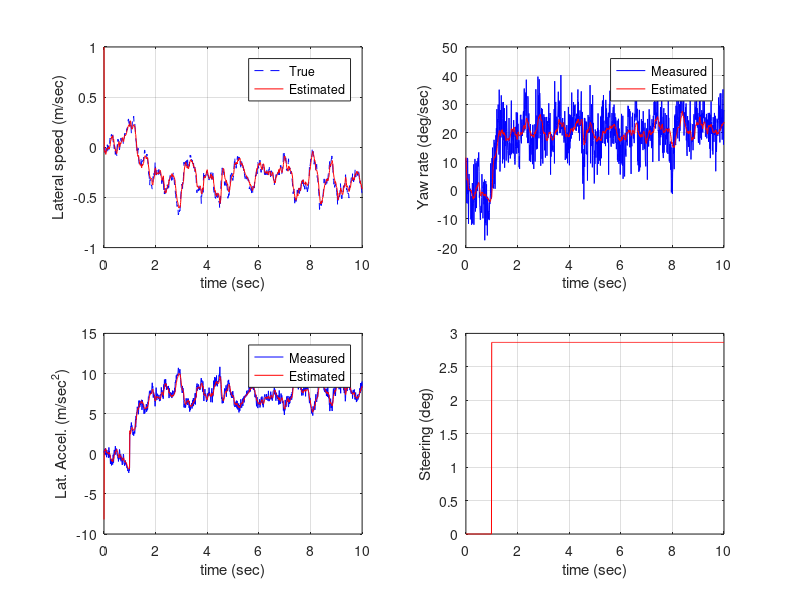

Write MATLAB code to recreate this figure.
%   칼만 필터. 상태 x = [횡속도 v; 요레이트 r], 측정 z = [r; ay]
%   (zeros 미리 확보 없이, 초기값을 직접 지정한 버전)
%% 차량 파라미터 (Lecture 4, 2DOF 모델)
a = 1.034;  b = 1.491;
m = 1573;   Iz = 2782.7;
Caf = 66366*2.2;  Car = 52812*2.2;
u0 = 20;

%% 연속 상태공간 -> 이산화
Ac = [-(Caf+Car)/(m*u0),      (b*Car-a*Caf)/(m*u0)-u0;
       (b*Car-a*Caf)/(Iz*u0), -(a^2*Caf+b^2*Car)/(Iz*u0)];
Bc = [Caf/m;
      a*Caf/Iz];
Cc = [0 1;
      Ac(1,:) + u0*[0 1]];
Dc = [0;
      Bc(1)];

Ts = 0.01;
sysd = c2d(ss(Ac,Bc,Cc,Dc), Ts, 'zoh');
Phi = sysd.A;   % Phi_{k-1}
Gam = sysd.B;   % Gamma_{k-1}
H   = sysd.C;   % H_k
Du  = sysd.D;

%% 노이즈 통계 (슬라이드 34: Q, R) / 초기 공분산
Q = diag([0.001 0.001]);
R = diag([0.01 0.1]);
P = diag([1 0.04]);      % 초기 추정오차 [1; 0.2]의 분산 = [1^2; 0.2^2]

t = 0:Ts:10;
N = length(t);

delta = zeros(1,N);      % 1초에 0.05 rad 스텝
delta(t >= 1) = 0.05;

%% 초기값 
x_true(:,1) = [0; 0];    % 진짜 차 : 직진 중 (횡속도 0, 요레이트 0)
x_est(:,1)  = [1; 0.2];  % 필터    : 일부러 틀린 초기 추정

z_meas(:,1) = H*x_true(:,1) + Du*delta(1) + chol(R,'lower')*randn(2,1);
% x_k = Phi*x_{k-1} + Gam*u_{k-1} + w_{k-1}   (True System)
% z_k = H*x_k + Du*u_k + v_k                  (Measurement)
%% True System 시뮬레이션 + 칼만 필터
for k = 2:N            % 

    % True System (w_k, v_k 노이즈 포함)
    w = chol(Q,'lower')*randn(2,1);     % 플랜트 노이즈 w ~ N(0,Q)
    x_true(:,k) = Phi*x_true(:,k-1) + Gam*delta(k-1) + w;

    nu = chol(R,'lower')*randn(2,1);    % 측정 노이즈 nu ~ N(0,R)
    z_meas(:,k) = H*x_true(:,k) + Du*delta(k) + nu;

    % Predict (time update)
    x_minus = Phi*x_est(:,k-1) + Gam*delta(k-1);
    P_minus = Phi*P*Phi' + Q;
%Q , R은 설계값임
    % Update (measurement update)
    S = H*P_minus*H' + R * 10;
    K = P_minus*H'/S;
    x_est(:,k) = x_minus + K*(z_meas(:,k) - (H*x_minus + Du*delta(k)));
    P = (eye(2) - K*H)*P_minus;

end

%% 결과
Z_est = H*x_est + Du*delta;

figure

subplot(221)
plot(t,x_true(1,:),'b--',t,x_est(1,:),'r'); grid
xlabel('time (sec)'); ylabel('Lateral speed (m/sec)')
legend('True','Estimated')

subplot(222)
plot(t,z_meas(1,:)*180/pi,'b',t,x_est(2,:)*180/pi,'r'); grid
xlabel('time (sec)'); ylabel('Yaw rate (deg/sec)')
legend('Measured','Estimated')

subplot(223)
plot(t,z_meas(2,:),'b',t,Z_est(2,:),'r'); grid
xlabel('time (sec)'); ylabel('Lat. Accel. (m/sec^2)')
legend('Measured','Estimated')

subplot(224)
plot(t,delta*180/pi,'r'); grid
xlabel('time (sec)'); ylabel('Steering (deg)')
